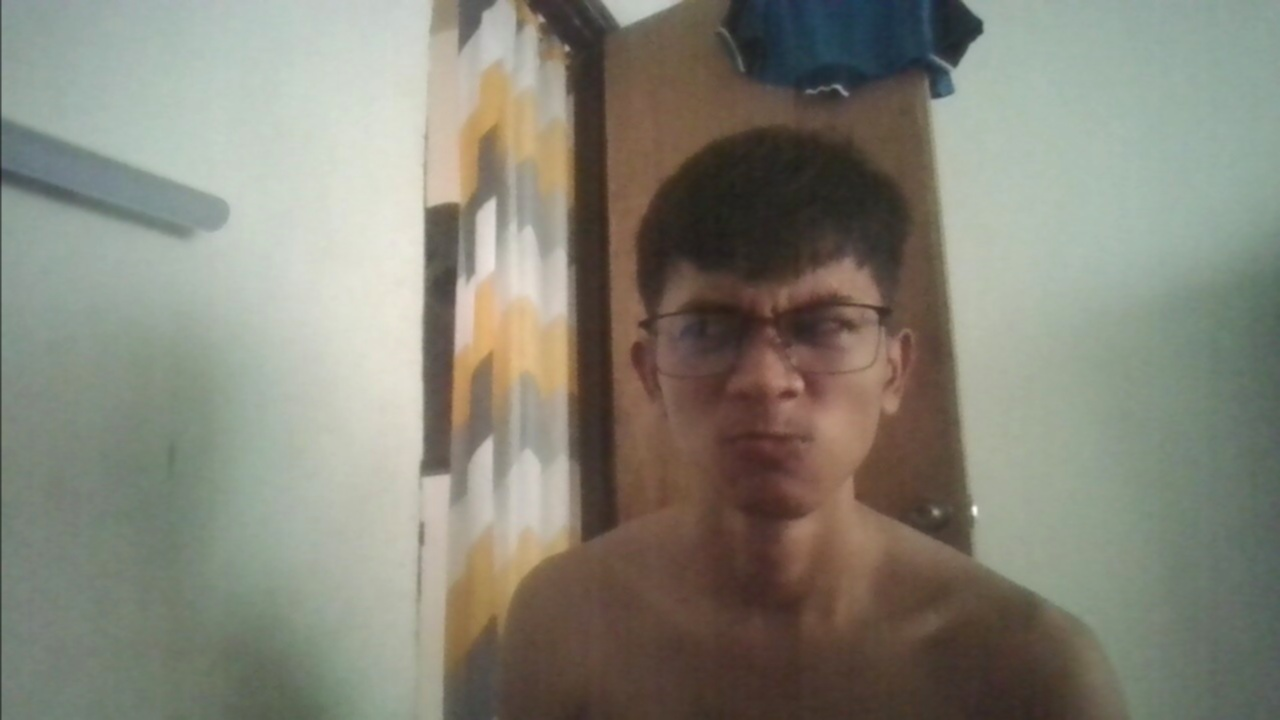
#> input picture dashboard/Logic/Machine/dataset/Angry/aug_img1_var1.jpg, 1280 x 720 px, found by its file name; its folder holds only this picture in this run
$ python augmented_dataset.py
#> lines starting #> are read from the running program, lines starting #| are printed output that depends on the picture
import os
import cv2
import numpy as np
from pathlib import Path
import random

class ImageAugmentor:
    def __init__(self, dataset_path):
#> called with dataset_path = 'dashboard/Logic/Machine/dataset'
        self.dataset_path = dataset_path
        self.emotions = ["Angry", "Happy", "Sad"]
        self.augmented_path = os.path.join(dataset_path, "dataset")

        # Create augmented directory
        os.makedirs(self.augmented_path, exist_ok=True)
        for emotion in self.emotions:
            os.makedirs(os.path.join(self.augmented_path, emotion), exist_ok=True)

    def rotate_image(self, image, angle):
        """Rotate image by given angle"""
        height, width = image.shape[:2]
        center = (width // 2, height // 2)
        rotation_matrix = cv2.getRotationMatrix2D(center, angle, 1.0)
        rotated = cv2.warpAffine(image, rotation_matrix, (width, height), flags=cv2.INTER_LINEAR)
        return rotated

    def adjust_brightness(self, image, factor):
        """Adjust image brightness"""
        hsv = cv2.cvtColor(image, cv2.COLOR_BGR2HSV)
        hsv = hsv.astype(np.float32)
        hsv[:, :, 2] = hsv[:, :, 2] * factor
        hsv[:, :, 2] = np.clip(hsv[:, :, 2], 0, 255)
        hsv = hsv.astype(np.uint8)
        return cv2.cvtColor(hsv, cv2.COLOR_HSV2BGR)

    def adjust_contrast(self, image, factor):
        """Adjust image contrast"""
        mean = np.mean(image, axis=(0, 1))
        adjusted = (image - mean) * factor + mean
        return np.clip(adjusted, 0, 255).astype(np.uint8)

    def add_gaussian_blur(self, image, kernel_size=3):
        """Add Gaussian blur"""
        return cv2.GaussianBlur(image, (kernel_size, kernel_size), 0)

    def add_gaussian_noise(self, image):
        """Add Gaussian noise"""
        row, col, ch = image.shape
        mean = 0
        var = 10
        sigma = var ** 0.5
        gauss = np.random.normal(mean, sigma, (row, col, ch))
        gauss = gauss.reshape(row, col, ch)
        noisy = image + gauss
        return np.clip(noisy, 0, 255).astype(np.uint8)

    def shift_image(self, image, x_shift, y_shift):
        """Shift image horizontally and vertically"""
        height, width = image.shape[:2]
        translation_matrix = np.float32([[1, 0, x_shift], [0, 1, y_shift]])
        shifted = cv2.warpAffine(image, translation_matrix, (width, height))
        return shifted

    def zoom_image(self, image, zoom_factor):
        """Zoom in/out of image"""
        height, width = image.shape[:2]
        # Calculate new dimensions
        new_height, new_width = int(height * zoom_factor), int(width * zoom_factor)

        # Resize image
        zoomed = cv2.resize(image, (new_width, new_height), interpolation=cv2.INTER_LINEAR)

        # Crop or pad to original size
        if zoom_factor > 1.0:
            # If zoomed in, take center crop
            start_y = (new_height - height) // 2
            start_x = (new_width - width) // 2
            zoomed = zoomed[start_y:start_y + height, start_x:start_x + width]
        else:
            # If zoomed out, pad with black
            pad_y = (height - new_height) // 2
            pad_x = (width - new_width) // 2
            zoomed = cv2.copyMakeBorder(zoomed, pad_y, pad_y, pad_x, pad_x,
                                      cv2.BORDER_CONSTANT, value=[0, 0, 0])
            # If dimensions don't match exactly, resize to original
            if zoomed.shape[:2] != (height, width):
                zoomed = cv2.resize(zoomed, (width, height))

        return zoomed

    def flip_image(self, image, flip_type):
        """Flip image horizontally, vertically, or both"""
        if flip_type == 'horizontal':
            return cv2.flip(image, 1)
        elif flip_type == 'vertical':
            return cv2.flip(image, 0)
        else:  # both
            return cv2.flip(image, -1)

    def elastic_transform(self, image, alpha=100, sigma=10):
        """Elastic deformation of images"""
        random_state = np.random.RandomState(None)
        shape = image.shape[:2]

        dx = random_state.rand(*shape) * 2 - 1
        dy = random_state.rand(*shape) * 2 - 1

        dx = cv2.GaussianBlur(dx, (0, 0), sigma) * alpha
        dy = cv2.GaussianBlur(dy, (0, 0), sigma) * alpha

        x, y = np.meshgrid(np.arange(shape[1]), np.arange(shape[0]))
        indices = np.reshape(y + dy, (-1, 1)), np.reshape(x + dx, (-1, 1))

        transformed = cv2.remap(image, indices[1].astype(np.float32),
                               indices[0].astype(np.float32),
                               cv2.INTER_LINEAR, borderMode=cv2.BORDER_REFLECT)
        return transformed

    def apply_augmentations(self, image, num_variations=10):
        """Apply multiple augmentations to create variations"""
        augmented_images = []

        # Always keep original
        augmented_images.append(image)

        # Define augmentation parameters
        augmentations = [
            # Rotation variations
            lambda img: self.rotate_image(img, random.uniform(-15, 15)),
            lambda img: self.rotate_image(img, random.uniform(-10, 10)),

            # Brightness variations
            lambda img: self.adjust_brightness(img, random.uniform(0.7, 1.3)),
            lambda img: self.adjust_brightness(img, random.uniform(0.8, 1.2)),

            # Contrast variations
            lambda img: self.adjust_contrast(img, random.uniform(0.8, 1.2)),

            # Blur variations
            lambda img: self.add_gaussian_blur(img, random.choice([3, 5])),

            # Noise variations
            lambda img: self.add_gaussian_noise(img),

            # Shift variations
            lambda img: self.shift_image(img, random.randint(-10, 10), random.randint(-10, 10)),
            lambda img: self.shift_image(img, random.randint(-5, 5), random.randint(-5, 5)),

            # Zoom variations
            lambda img: self.zoom_image(img, random.uniform(0.9, 1.1)),
            lambda img: self.zoom_image(img, random.uniform(0.95, 1.05)),

            # Flip variations
            lambda img: self.flip_image(img, 'horizontal'),

            # Elastic transform
            lambda img: self.elastic_transform(img, alpha=50, sigma=5),
        ]

        # Apply random augmentations
        for _ in range(num_variations - 1):
            aug_img = image.copy()

            # Apply 1-3 random augmentations to each variation
            num_augs = random.randint(1, 3)
            selected_augs = random.sample(augmentations, num_augs)

            for aug_func in selected_augs:
                try:
                    aug_img = aug_func(aug_img)
                except Exception as e:
                    # If augmentation fails, use the previous version
                    continue

            augmented_images.append(aug_img)

        return augmented_images

    def augment_dataset(self, variations_per_image=15):
        """Augment the entire dataset"""
#> called with variations_per_image = 15
        print(f"[INFO] Starting dataset augmentation...")
        print(f"[INFO] Source: {self.dataset_path}")
        print(f"[INFO] Target: {self.augmented_path}")
        print(f"[INFO] Creating {variations_per_image} variations per image")

        total_original = 0
        total_augmented = 0

        for emotion in self.emotions:
            emotion_path = os.path.join(self.dataset_path, emotion)
            augmented_emotion_path = os.path.join(self.augmented_path, emotion)

            if not os.path.exists(emotion_path):
                print(f"[WARNING] Emotion folder not found: {emotion_path}")
                continue

            image_files = [f for f in os.listdir(emotion_path)
                          if f.lower().endswith(('.png', '.jpg', '.jpeg', '.bmp'))]

            print(f"\n[INFO] Processing {emotion}: {len(image_files)} images")

            emotion_original = 0
            emotion_augmented = 0

            for i, image_file in enumerate(image_files):
                image_path = os.path.join(emotion_path, image_file)

                # Load image
                image = cv2.imread(image_path)
#> image is the input picture: shape (720, 1280, 3); mean B, G, R 119.6, 132, 133.3
                if image is None:
                    print(f"[WARNING] Could not load image: {image_path}")
                    continue

                # Create variations
                variations = self.apply_augmentations(image, variations_per_image)
#> the loop in apply_augmentations, `for _ in range(num_variations - 1):` made 14 passes
#> pass 2, in adjust_contrast, `adjusted = (image - mean) * factor + mean`:
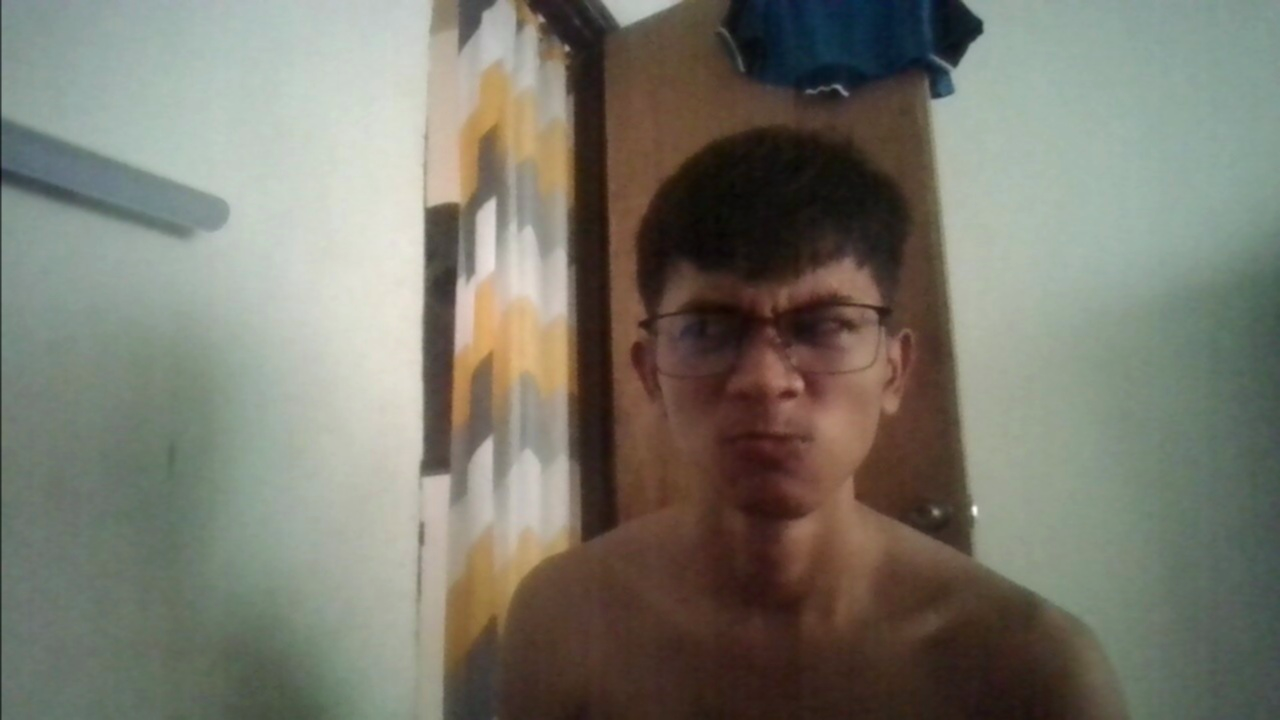
#> adjusted: shape (720, 1280, 3) float64; mean B, G, R 119.6, 132, 133.3; drawn with min black and max white
#> after the loop in apply_augmentations, `for _ in range(num_variations - 1):`: augmented_images = 15 items
#> variations = 15 items

                # Save original and variations
                for j, variation in enumerate(variations):
                    if j == 0:
                        # Original image
                        filename = f"original_{image_file}"
                        emotion_original += 1
                    else:
                        # Augmented variation
                        name, ext = os.path.splitext(image_file)
                        filename = f"aug_{name}_var{j}{ext}"
                        emotion_augmented += 1

                    save_path = os.path.join(augmented_emotion_path, filename)
                    cv2.imwrite(save_path, variation)
#> this loop made 15 passes
#> (filename, emotion_original) on pass 1: ('original_aug_img1_var1.jpg', 1)
#> filename on passes 2 to 7: 'aug_aug_img1_var1_var1.jpg', 'aug_aug_img1_var1_var2.jpg', 'aug_aug_img1_var1_var3.jpg', 'aug_aug_img1_var1_var4.jpg', 'aug_aug_img1_var1_var5.jpg', 'aug_aug_img1_var1_var6.jpg'
#> after the loop, emotion_augmented = 14; emotion_original = 1

                if (i + 1) % 5 == 0:
                    print(f"  Processed {i + 1}/{len(image_files)} images")

            total_original += emotion_original
#> total_original = 1
            total_augmented += emotion_augmented
#> total_augmented = 14

            print(f"  ✓ {emotion}: {emotion_original} originals + {emotion_augmented} augmented = {emotion_original + emotion_augmented} total")
#|   ✓ Angry: 1 originals + 14 augmented = 15 total

        print(f"\n[SUMMARY] Dataset augmentation complete!")
        print(f"  Original images: {total_original}")
#|   Original images: 1
        print(f"  Augmented images: {total_augmented}")
#|   Augmented images: 14
        print(f"  Total images: {total_original + total_augmented}")
#|   Total images: 15
        print(f"  Augmented dataset saved to: {self.augmented_path}")

        return total_original, total_augmented

def main():
    # Configuration
    DATASET_PATH = "dashboard/Logic/Machine/dataset"
    VARIATIONS_PER_IMAGE = 15  # Adjust this number based on your needs

    # Check if dataset exists
    if not os.path.exists(DATASET_PATH):
        print(f"[ERROR] Dataset path not found: {DATASET_PATH}")
        return

    # Initialize augmentor
    augmentor = ImageAugmentor(DATASET_PATH)

    # Run augmentation
    original_count, augmented_count = augmentor.augment_dataset(VARIATIONS_PER_IMAGE)
#> original_count = 1; augmented_count = 14

    # Calculate new dataset size
    new_total = original_count + augmented_count
#> new_total = 15
    print(f"\n[STATISTICS]")
    print(f"  Original dataset size: {original_count} images")
#|   Original dataset size: 1 images
    print(f"  New augmented dataset size: {new_total} images")
#|   New augmented dataset size: 15 images
    print(f"  Increase: {((new_total - original_count) / original_count * 100):.1f}%")
#|   Increase: 1400.0%
    print(f"  Average per emotion: ~{new_total // 3} images")
#|   Average per emotion: ~5 images

if __name__ == "__main__":
    main()
